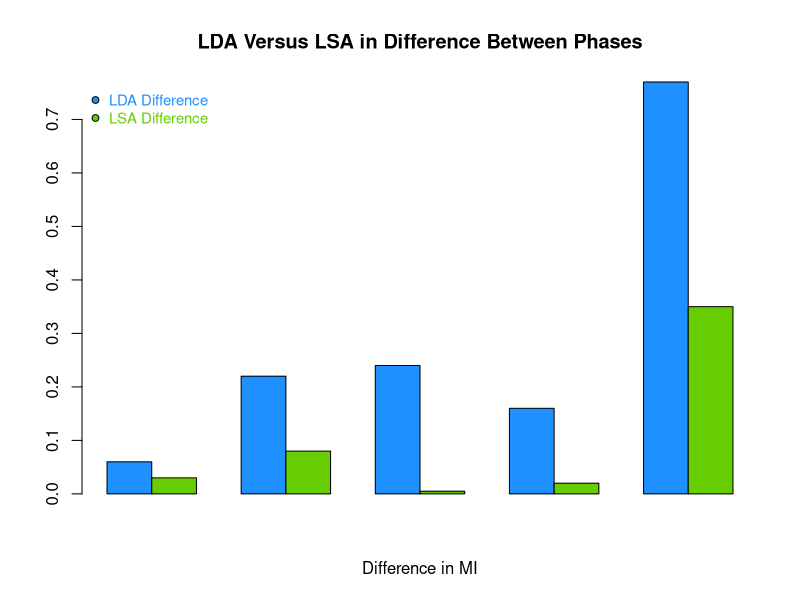

R code for this plot:
# Grouped Bar Plot
LDA_Difference <- c(0.06, 0.22, 0.24, 0.16, 0.77)
LSA_Difference <- c(0.03, 0.08, 0.005, 0.02, 0.35)
counts <- rbind(LDA_Difference, LSA_Difference)
barplot(counts, main="LDA Versus LSA in Difference Between Phases",
        xlab="Difference in MI", col=c("dodgerblue1","chartreuse3"),
        beside=TRUE)
legend("topleft", cex=0.9, bty="n", legend=c("LDA Difference", "LSA Difference"), text.col=c("dodgerblue1", "chartreuse3"), pt.bg=c("dodgerblue1", "chartreuse3"), pch=c(21,21))